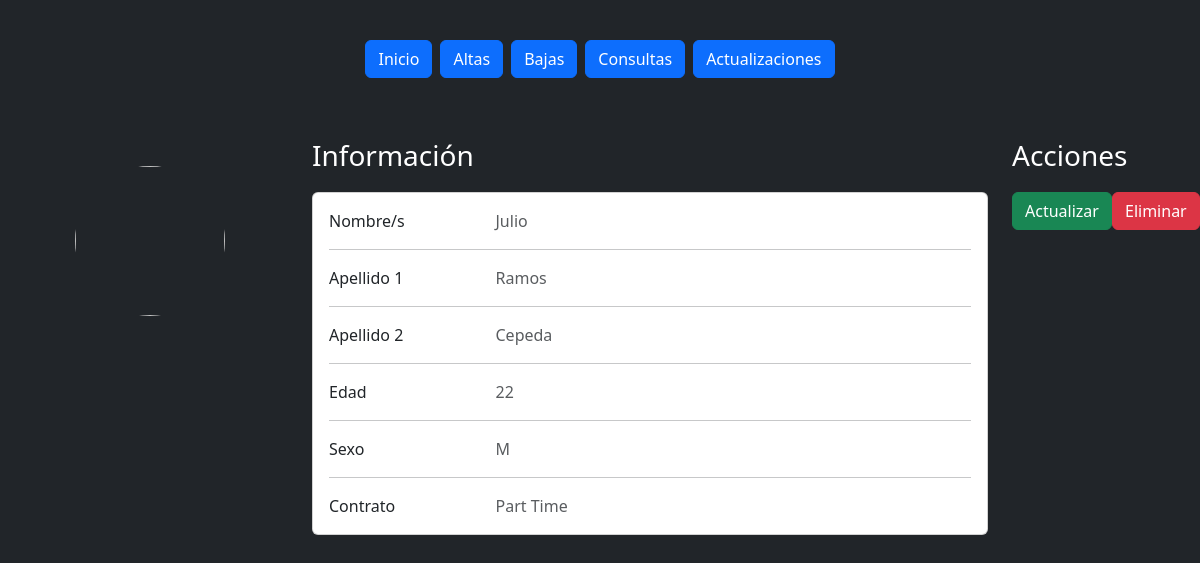
The app's page /Teachers/22/details, older data.
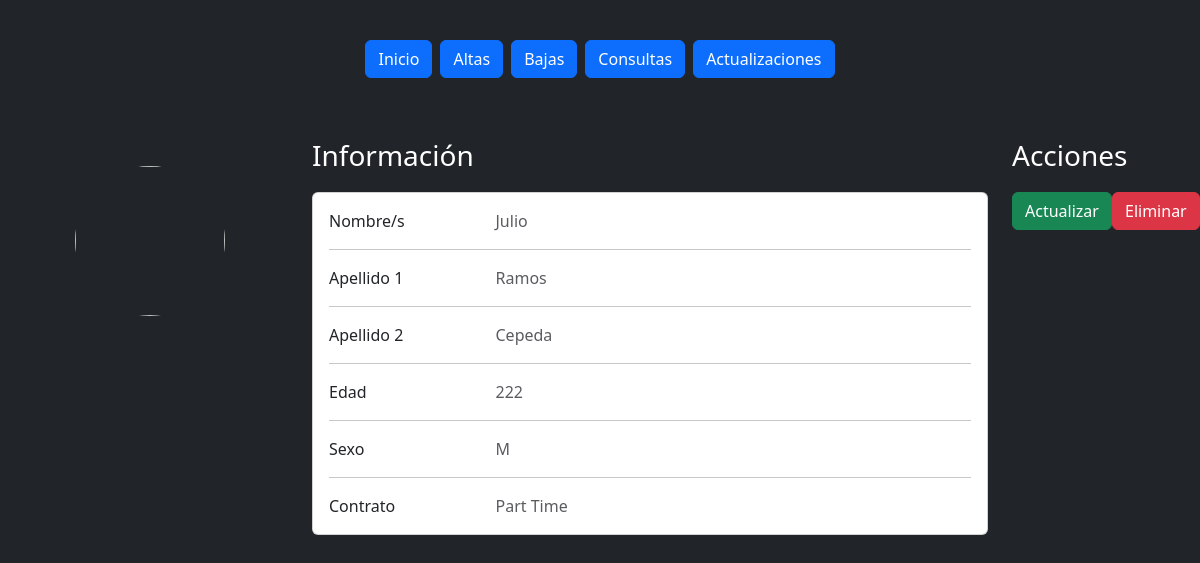
The same page, newer data.
### Teachers/models.py (models this page shows, shortened)
class TeachersInfo(models.Model):
    class MaleOrFemale(models.TextChoices):
        MALE = "M", _("Masculino")
        FEMALE = "F", _("Femenino")
    class ContractType(models.TextChoices):
        FULL = "Full Time", _("Full time")
        PART = "Part Time", _("Part time")
    name = models.CharField(("Nombre/s"), max_length=100)
    lastname1 = models.CharField(("Apellido 1"), max_length=100)
    lastname2 = models.CharField(("Apellido 1"), max_length=100)
    age = models.PositiveIntegerField(("Edad"))
    maleOrFemale = models.CharField(('Sexo'), max_length=1, choices=MaleOrFemale)
    contractType = models.CharField(('Tipo de contrato'), max_length=100, choices=ContractType)

### Teachers/views.py (the view)
# urls.py: path("<int:teacher_id>/details", views.Details, name="details"),
def Details(request, teacher_id):
    teacher = get_object_or_404(TeachersInfo, pk=teacher_id)
    return render(request,"Teachers/details.html",{"teacher":teacher})

### Teachers/templates/Teachers/details.html (shortened to what the changed rows need)
<!DOCTYPE html>
<html lang="en">
<head>
    <link href="https://cdn.jsdelivr.net/npm/bootstrap@5.3.2/dist/css/bootstrap.min.css" rel="stylesheet"
>
</head>
<body class="bg-dark">
    <section class="container-fluid">
        <div class="row">
            <section class="col-sm-7">
                <div class="row">
                    <div class="col-lg">
                        <div class="card mb-4">
                            <div class="card-body">
                                <div class="row">
                                    <div class="col-md-9">
                                        <p class="text-muted mb-0">{{teacher.name}}</p>
                                    </div>
                                </div>
                                <div class="row">
                                    <div class="col-md-9">
                                        <p class="text-muted mb-0">{{teacher.lastname1}}</p>
                                    </div>
                                </div>
                                <div class="row">
                                    <div class="col-md-9">
                                        <p class="text-muted mb-0">{{teacher.lastname2}}</p>
                                    </div>
                                </div>
                                <div class="row">
                                    <div class="col-md-9">
                                        <p class="text-muted mb-0">{{teacher.age}}</p>
                                    </div>
                                </div>
                                <div class="row">
                                    <div class="col-md-9">
                                        <p class="text-muted mb-0">{{teacher.maleOrFemale}}</p>
                                    </div>
                                </div>
                                <div class="row">
                                    <div class="col-md-9">
                                        <p class="text-muted mb-0">{{teacher.contractType}}</p>
                                    </div>
                                </div>
                            </div>
                        </div>
                    </div>
                </div>
            </section>
        </div>
    </section>
</body>
</html>

Row changes from the older to the newer data that the page shows:
changed TeachersInfo "Julio": age "22" → "222"
